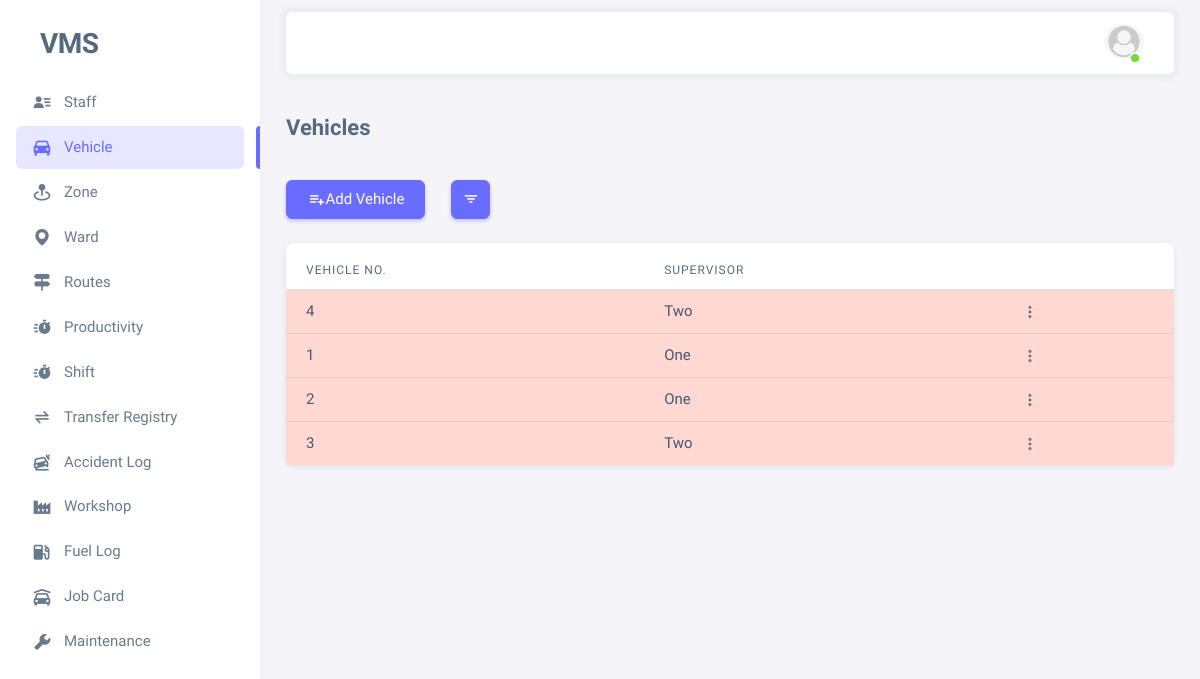
Screenshot of / (signed in) with the database file from the repository.
### vms_app/models.py (models this page shows, shortened)
class Employee(AbstractBaseUser, PermissionsMixin):
    id = models.UUIDField(primary_key=True, editable=False, unique=True, default=uuid.uuid4)
    name = models.CharField(max_length=100)
    image = models.ImageField(upload_to='profiles/', null=True, blank=True)
    employee_id = models.CharField(max_length=100, unique=True)
    is_active = models.BooleanField(default=True)
    is_staff = models.BooleanField(default=True)
    is_superuser = models.BooleanField(default=False)
    is_zonal_manager = models.BooleanField(default=False)
    is_mechanic = models.BooleanField(default=False)
    contact = models.CharField(max_length=255)
    address = models.TextField()
    remark = models.TextField(null=True, blank=True)
    objects = EmployeeManager()
    USERNAME_FIELD = 'employee_id'
    REQUIRED_FIELDS = ['name']
    def __str__(self) -> str:
        return self.name

class Vehicle(models.Model):
    vehicle_number = models.CharField(max_length=100, unique=True)  # register number
    is_active = models.BooleanField(default=True)
    is_working = models.BooleanField(default=False)
    is_spare = models.BooleanField(default=False)
    supervisor = models.ForeignKey(Employee, on_delete=models.SET_NULL, null=True, blank=True,
                                   related_name='vehicle_supervised_by', limit_choices_to={'is_active': True})
    current_route = models.ForeignKey(Route, related_name='routesofvehicle', on_delete=models.PROTECT, null=True,
                                      blank=True)
    zone = models.ForeignKey(Zone, related_name='zone_vehicles_set',
                             on_delete=models.PROTECT, null=True, blank=True)
    workshop = models.ForeignKey(Workshop, related_name='workshop_vehicles_set',
                                 on_delete=models.PROTECT, null=True, blank=True)
    load_estimation = models.IntegerField(default=1000)  # in kg
    remark = models.TextField(null=True, blank=True)
    created_by = models.ForeignKey(Employee, on_delete=models.SET_NULL, null=True, blank=True,
                                   related_name='vehicle_created_by')
    created_on = models.DateTimeField(auto_now_add=True)
    updated_by = models.ForeignKey(Employee, on_delete=models.SET_NULL, null=True, blank=True,
                                   related_name='vehicle_updated_by')
    updated_on = models.DateTimeField(auto_now=True)

### vms_app/views.py (the view)
# urls.py: 2. Add a URL to urlpatterns:  path('', views.home, name='home')
@login_required(login_url='login')
@active_required
def home(request):
    queries = {
        "active": {"is_active": True},
        "in_active": {"is_active": False},
        "working": {"is_working": True, "is_active": True},
        "not_working": {"is_working": False, "is_active": True},
    }
    vehicles = Vehicle.objects.filter(**queries["active"])
    query = request.GET.get("query", None)
    if query and query in queries:
        vehicles = Vehicle.objects.filter(**queries[query])
    context = {
        "vehicles": vehicles,
        "menu": "menu-vehicle"
    }
    return render(request, 'vms_app/vehicles_list.html', context)

### vms_app/templates/vms_app/vehicles_list.html (shortened to what this page needs)
{% extends "base.html" %}
{% block content %}
<h4 class="fw-bold py-3 mb-4">Vehicles</h4>
<div class="row">
    <div class="col-auto">
        <a href="{% url "add_vehicle" %}" class="btn btn-primary">
            <span class="tf-icons bx bx-list-plus"></span> Add Vehicle
        </a>
    </div>
    <div class="col-auto">
        <button type="button" class="btn btn-primary btn-icon dropdown-toggle hide-arrow" data-bs-toggle="dropdown" aria-expanded="false">
            <i class="bx bx-filter"></i>
        </button>
    </div>
</div>
<div class="card mt-4">
    <div class="table-responsive text-nowrap mt-2">
        <table class="table">
            <thead>
                <tr>
                    <th>Vehicle No.</th>
                    <th>Supervisor</th>
                    <th></th>
                </tr>
            </thead>
            <tbody class="table-border-bottom-0">
                {% for vehicle in vehicles %}
                <tr {% if not vehicle.is_working %}class="table-danger"{% endif %}>
                    <td>{{vehicle.vehicle_number}}</td>
                    <td>{{vehicle.supervisor}}</td>
                    <td>
                        {% if request.user.is_superuser %}
                        <div class="dropdown">
                            <button type="button" class="btn p-0 dropdown-toggle hide-arrow" data-bs-toggle="dropdown">
                              <i class="bx bx-dots-vertical-rounded"></i>
                            </button>
                        </div>
                        {% else %}
                            <a href="{% url "edit_vehicle" vehicle.id %}" class="btn btn-sm btn-icon btn-primary">
                                <span class="tf-icons bx bxs-pencil"></span>
                            </a>
                        {% endif %}
                    </td>
                </tr>
                {% endfor %}
            </tbody>
        </table>
    </div>
</div>
{% endblock content %}

### templates/base.html (shortened to what this page needs)
<!DOCTYPE html>
{% load static %}
<html
        lang="en"
        class="light-style layout-menu-fixed"
        dir="ltr"
        data-theme="theme-default"
        data-assets-path="{% static "assets/" %}"
        data-template="vertical-menu-template-free"
>
<head>
    <link rel="stylesheet" href="{% static "assets/vendor/fonts/boxicons.css" %}"/>
    <link rel="stylesheet" href="{% static "assets/vendor/css/core.css" %}" class="template-customizer-core-css"/>
    <link rel="stylesheet" href="{% static "assets/vendor/css/theme-default.css" %}"
          class="template-customizer-theme-css"/>
    <link rel="stylesheet" href="{% static "assets/css/demo.css" %}"/>
    <link rel="stylesheet" href="{% static "assets/vendor/libs/perfect-scrollbar/perfect-scrollbar.css" %}"/>
    <link rel="stylesheet" href="{% static "assets/vendor/libs/apex-charts/apex-charts.css" %}"/>
    <link rel="stylesheet" href="https://cdn.jsdelivr.net/npm/bootstrap-icons@1.11.3/font/bootstrap-icons.min.css">
    <link href="https://cdn.datatables.net/1.13.7/css/dataTables.bootstrap5.min.css" rel="stylesheet">
</head>
<body>
<div class="layout-wrapper layout-content-navbar">
    <div class="layout-container">
        <aside id="layout-menu" class="layout-menu menu-vertical menu bg-menu-theme">
            <div class="app-brand demo">
                <a href="{% url "home" %}" class="app-brand-link">
                    <span class="app-brand-text demo menu-text fw-bolder ms-2">VMS</span>
                </a>
            </div>
            <ul class="menu-inner py-1">
                {% if request.user.is_superuser %}
                    <li class="menu-item" id="menu-staff">
                        <a href="{% url "staff_list" %}" class="menu-link">
                            <i class="menu-icon tf-icons bx bxs-user-detail"></i>
                            <div data-i18n="Staff">Staff</div>
                        </a>
                    </li>
                {% endif %}
                <li class="menu-item" id="menu-vehicle">
                    <a href="{% url "home" %}" class="menu-link">
                        <i class="menu-icon tf-icons bx bxs-car"></i>
                        <div data-i18n="Vehicle">Vehicle</div>
                    </a>
                </li>
                <li class="menu-item" id="menu-zone">
                    <a href="{% url "zone_list" %}" class="menu-link">
                        <i class="menu-icon tf-icons bx bxs-map-pin"></i>
                        <div data-i18n="Zone">Zone</div>
                    </a>
                </li>
                <li class="menu-item" id="menu-ward">
                    <a href="{% url "ward_list" %}" class="menu-link">
                        <i class="menu-icon tf-icons bx bxs-map"></i>
                        <div data-i18n="Ward">Ward</div>
                    </a>
                </li>
                <li class="menu-item" id="menu-route">
                    <a href="{% url "route_list" %}" class="menu-link">
                        <i class="menu-icon tf-icons bx bxs-directions"></i>
                        <div data-i18n="Routes">Routes</div>
                    </a>
                </li>
                <li class="menu-item" id="menu-productivity">
                    <a href="{% url "productivity_list" %}" class="menu-link">
                        <i class="menu-icon tf-icons bx bxs-timer"></i>
                        <div data-i18n="Productivity">Productivity</div>
                    </a>
                </li>
                <li class="menu-item" id="menu-shift">
                    <a href="{% url "shift_list" %}" class="menu-link">
                        <i class="menu-icon tf-icons bx bxs-timer"></i>
                        <div data-i18n="Shift">Shift</div>
                    </a>
                </li>
                <li class="menu-item" id="menu-transfer-registry">
                    <a href="{% url "transfer_register_view" %}" class="menu-link">
                        <i class="menu-icon tf-icons bx bx-transfer-alt"></i>
                        <div data-i18n="Transfer Registry">Transfer Registry</div>
                    </a>
                </li>
                <li class="menu-item" id="menu-accident-logs">
                    <a href="{% url "accident_log_view" %}" class="menu-link">
                        <i class="menu-icon tf-icons bx bxs-car-crash"></i>
                        <div data-i18n="Accident Log">Accident Log</div>
                    </a>
                </li>
                <li class="menu-item" id="menu-workshop">
                    <a href="{% url "workshop_list" %}" class="menu-link">
                        <i class="menu-icon tf-icons bx bxs-factory"></i>
                        <div data-i18n="Workshop">Workshop</div>
                    </a>
                </li>
                <li class="menu-item" id="menu-fuel-log">
                    <a href="{% url "fuel_log_list" %}" class="menu-link">
                        <i class="menu-icon tf-icons bx bxs-gas-pump"></i>
                        <div data-i18n="Fuel Log">Fuel Log</div>
                    </a>
                </li>
                <li class="menu-item" id="menu-job-card">
                    <a href="{% url "job_card_list" %}" class="menu-link">
                        <i class='menu-icon tf-icons bx bxs-car-garage'></i>
                        <div data-i18n="Job Card">Job Card</div>
                    </a>
                </li>
                <li class="menu-item" id="menu-maintenance">
                    <a href="{% url 'maintenance_schedule_list' %}" class="menu-link">
                        <i class='menu-icon tf-icons bx bxs-wrench'></i>
                        <div data-i18n="Maintenance">Maintenance</div>
                    </a>
                </li>
            </ul>
        </aside>
        <div class="layout-page">
            <nav class="layout-navbar container-xxl navbar navbar-expand-xl navbar-detached align-items-center bg-navbar-theme"
                 id="layout-navbar">
                <div class="navbar-nav-right d-flex align-items-center" id="navbar-collapse">
                    <ul class="navbar-nav flex-row align-items-center ms-auto">
                        <li class="nav-item navbar-dropdown dropdown-user dropdown">
                            <a class="nav-link dropdown-toggle hide-arrow" href="javascript:void(0);"
                               data-bs-toggle="dropdown">
                                <div class="avatar avatar-online">
                                    <img src="
                                            {% if request.user.image %}{{ request.user.image.url }}{% else %}{% static "assets/img/avatars/default.png" %}{% endif %}"
                                         width="50px" alt class="w-px-40 h-auto rounded-circle"/>
                                </div>
                            </a>
                        </li>
                    </ul>
                </div>
            </nav>
            <div class="content-wrapper">
                <div class="container-xxl flex-grow-1 container-p-y">
                    {% block content %}
                    {% endblock content %}
                </div>
            </div>
        </div>
    </div>
</div>
</body>
</html>

### static/assets/css/demo.css (style rules this page uses)
.menu .app-brand.demo { height: 64px; margin-top: 12px; }
.app-brand-text.demo { font-size: 1.75rem; letter-spacing: -0.5px; }

### rows the page displays
Employee: image (placeholder picture)
Vehicle: vehicle_number "4", supervisor "Two"
Vehicle: vehicle_number "1", supervisor "One"
Vehicle: vehicle_number "2", supervisor "One"
Vehicle: vehicle_number "3", supervisor "Two"
